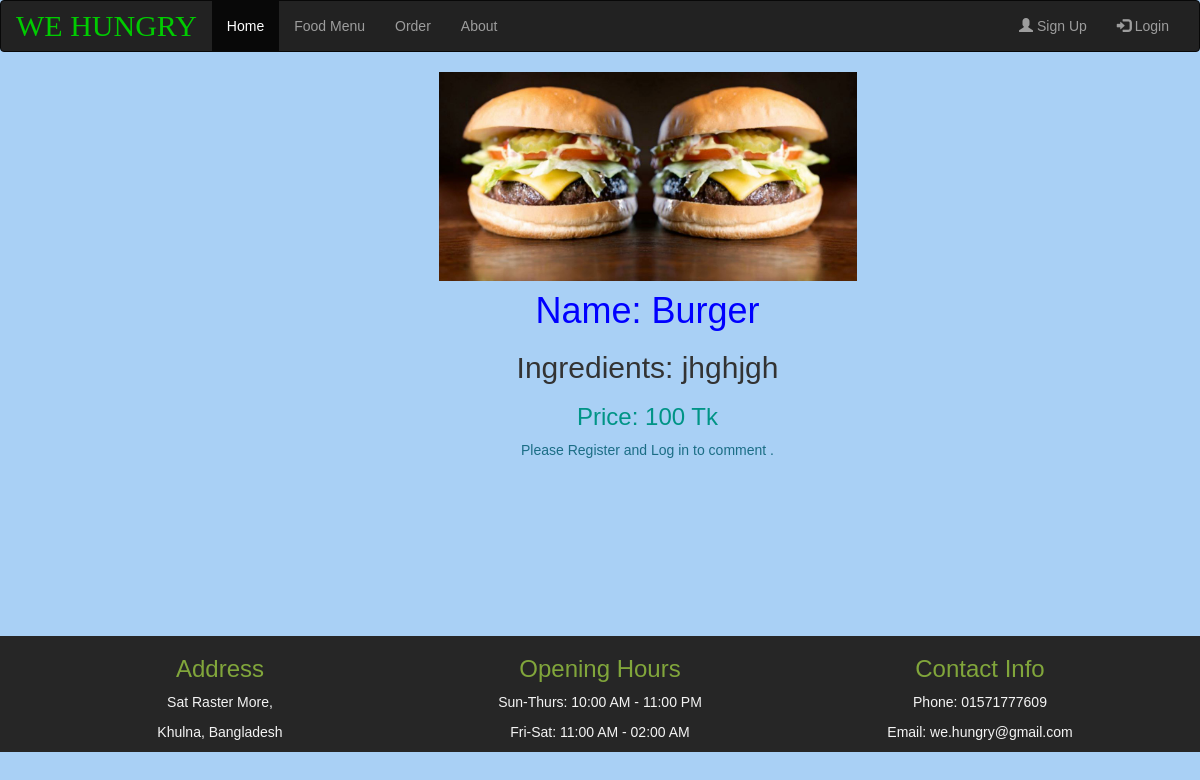
Page /food-review.php?foodId=3 on the earlier database version.
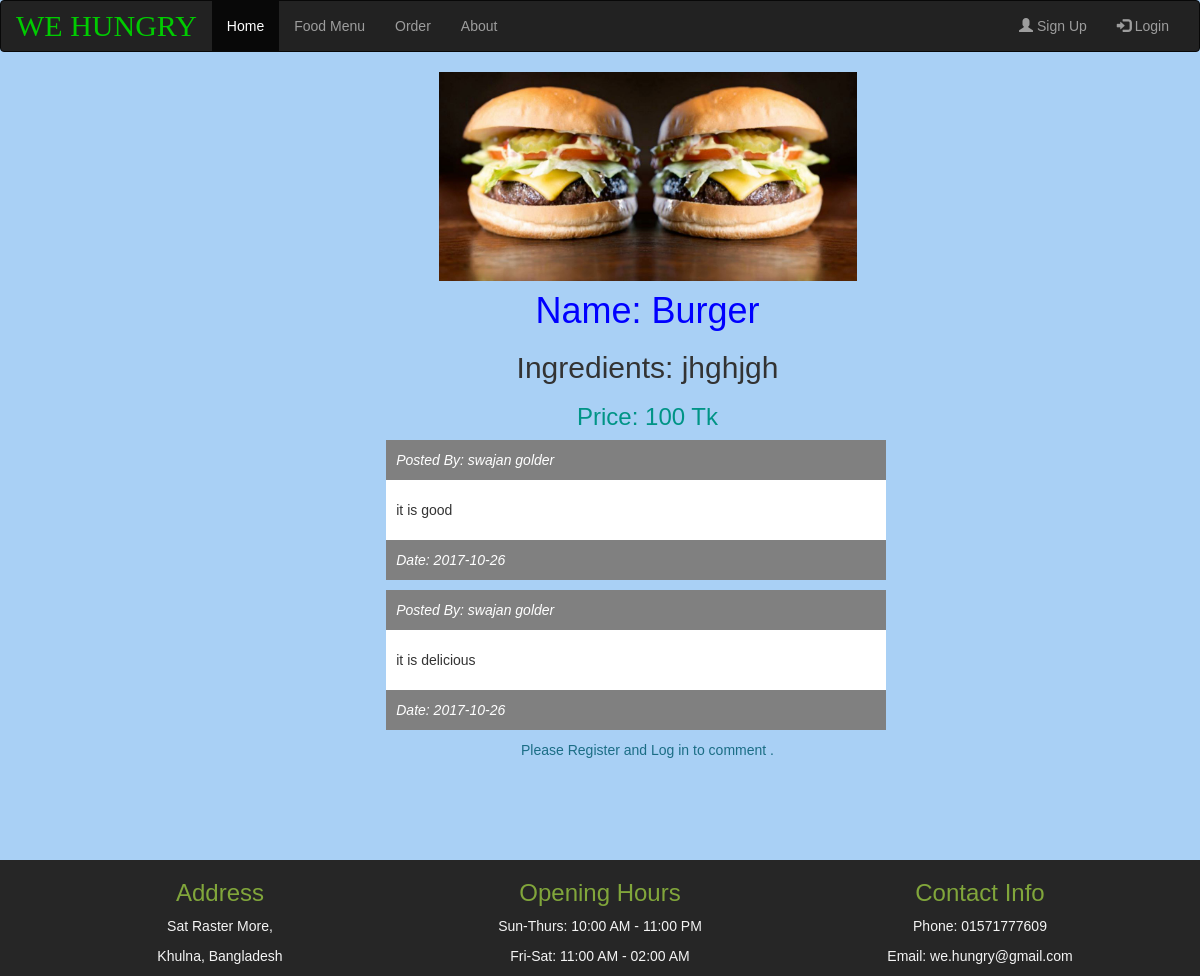
Same page on the later database version.
### tables this page shows
CREATE TABLE `feedback` (
  `id` int(11) NOT NULL,
  `comment` text NOT NULL,
  `customerid` int(11) NOT NULL,
  `foodid` int(11) NOT NULL,
  `date` date NOT NULL
);

CREATE TABLE `customer` (
  `id` int(11) NOT NULL,
  `fullname` varchar(255) NOT NULL,
  `username` varchar(255) NOT NULL,
  `password` varchar(255) NOT NULL,
  `address` text NOT NULL,
  `contact` varchar(255) NOT NULL
);

### src/database.php (called while the page is built, shortened)
<?php
function db_select($query){
    $con = db_connect();
    $rows = $con->query($query);
    $data=[];
    if($rows==null){
        echo "Database query failed";
        return $data;
    }else {
        $rows = $rows->fetch_all(MYSQLI_BOTH);
        foreach ($rows as $row){
            array_push($data,$row);
        }
    }
    return $data;
}
function db_connect(){
    $serverName="localhost";
    $userName="root";
    $password="";
    $dbName="resturant";
    $con= new mysqli($serverName,$userName,$password,$dbName);
    if($con->connect_errno){
        die("coonection failed".$con->connect_error);
    }else {
        return $con;
    }
}

### food-review.php (the view, shortened to what this page needs)
<?php
include_once 'layout/header.php';
require_once 'src/database.php';
$foodId=$_GET['foodId'];
$query="select name,ingredients,price,foodimage from foodmenu WHERE id='".$foodId."'";
$foods=db_select($query);
$query="select feedback.id,comment,customer.fullname,date from feedback,customer where foodid='".$foodId."' and feedback.customerid=customer.id";
$output=db_select($query);
?>
<div class="">
    <form action="food-review.php?foodId=<?= $foodId ?>" id="form1" method="POST"   enctype="multipart/form-data">
       <div class="col-md-offset-1">
           <img src="<?=$foods[0]['foodimage']?>" class="img-responsive" >
           <h1>Name: <?= $foods[0]['name']?></h1>
           <h2>Ingredients: <?= $foods[0]['ingredients']?></h2>
           <h3 style=" color:#009486;">Price: <?= $foods[0]['price']?> Tk</h3>
           <?php foreach ($output as $item):?>
               <div class="col-md-offset-3">
                   <div class="comment_div">
                       <p class="name">
                           <span> Posted By: <?php echo $item['fullname'];?></span>
                       </p>
                       <p class="comment"><?php echo $item['comment'];?></p>
                       <p class="time">Date: <?php echo  $item['date']?></p>
                   </div>
               </div>
           <?php endforeach; ?>
           <?php if(!isset($_SESSION['username'])){?>
           <span style="color: #1B6D85">Please Register and Log in to comment .</span>
           <?php }?>
       </div>
    </form>
</div>
<?php
include_once 'layout/footer.php';
?>

Differences in the rows shown:
added feedback: customerid.fullname "swajan golder", comment "it is good", date "2017-10-26"
added feedback: customerid.fullname "swajan golder", comment "it is delicious", date "2017-10-26"
